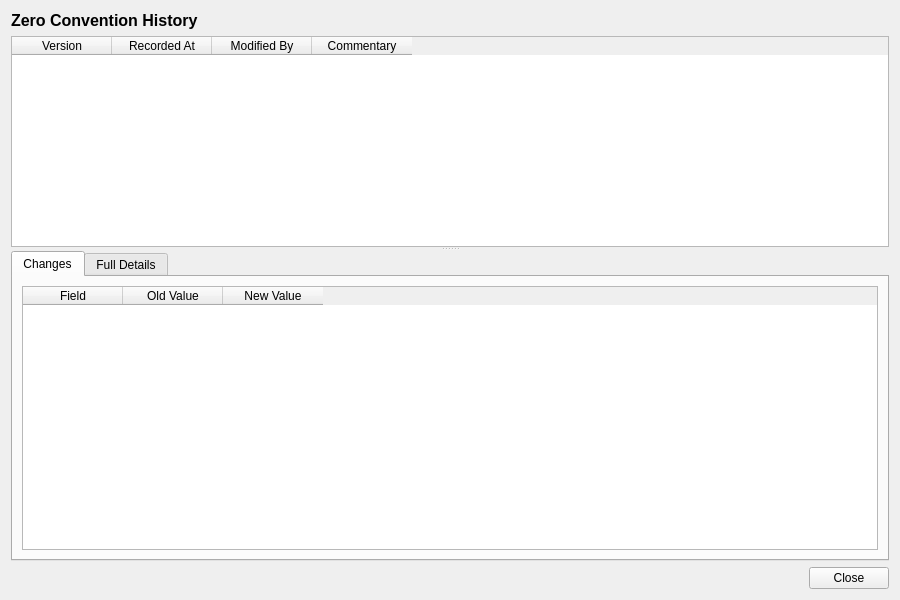
<?xml version="1.0" encoding="UTF-8"?>
<ui version="4.0">
 <class>ZeroConventionHistoryDialog</class>
 <widget class="QWidget" name="ZeroConventionHistoryDialog">
  <property name="geometry">
   <rect>
    <x>0</x>
    <y>0</y>
    <width>900</width>
    <height>600</height>
   </rect>
  </property>
  <property name="windowTitle">
   <string>Zero Convention History</string>
  </property>
  <layout class="QVBoxLayout" name="verticalLayout">
   <item>
    <widget class="QLabel" name="titleLabel">
     <property name="font">
      <font>
       <pointsize>12</pointsize>
       <bold>true</bold>
      </font>
     </property>
     <property name="text">
      <string>Zero Convention History</string>
     </property>
    </widget>
   </item>
   <item>
    <widget class="QSplitter" name="splitter">
     <property name="orientation">
      <enum>Qt::Vertical</enum>
     </property>
     <widget class="QTableWidget" name="versionListWidget">
      <property name="minimumHeight">
       <number>150</number>
      </property>
      <property name="maximumHeight">
       <number>250</number>
      </property>
      <property name="alternatingRowColors">
       <bool>true</bool>
      </property>
      <property name="editTriggers">
       <set>QAbstractItemView::NoEditTriggers</set>
      </property>
      <property name="selectionMode">
       <enum>QAbstractItemView::SingleSelection</enum>
      </property>
      <property name="selectionBehavior">
       <enum>QAbstractItemView::SelectRows</enum>
      </property>
      <column>
       <property name="text">
        <string>Version</string>
       </property>
      </column>
      <column>
       <property name="text">
        <string>Recorded At</string>
       </property>
      </column>
      <column>
       <property name="text">
        <string>Modified By</string>
       </property>
      </column>
      <column>
       <property name="text">
        <string>Commentary</string>
       </property>
      </column>
     </widget>
     <widget class="QWidget" name="detailWidget">
      <layout class="QVBoxLayout" name="detailLayout">
       <property name="leftMargin">
        <number>0</number>
       </property>
       <property name="topMargin">
        <number>0</number>
       </property>
       <property name="rightMargin">
        <number>0</number>
       </property>
       <property name="bottomMargin">
        <number>0</number>
       </property>
       <item>
        <widget class="QTabWidget" name="tabWidget">
         <property name="currentIndex">
          <number>0</number>
         </property>
         <widget class="QWidget" name="changesTab">
          <attribute name="title">
           <string>Changes</string>
          </attribute>
          <layout class="QVBoxLayout" name="changesTabLayout">
           <item>
            <widget class="QTableWidget" name="changesTableWidget">
             <property name="editTriggers">
              <set>QAbstractItemView::NoEditTriggers</set>
             </property>
             <property name="alternatingRowColors">
              <bool>true</bool>
             </property>
             <property name="selectionMode">
              <enum>QAbstractItemView::SingleSelection</enum>
             </property>
             <property name="selectionBehavior">
              <enum>QAbstractItemView::SelectRows</enum>
             </property>
             <column>
              <property name="text">
               <string>Field</string>
              </property>
             </column>
             <column>
              <property name="text">
               <string>Old Value</string>
              </property>
             </column>
             <column>
              <property name="text">
               <string>New Value</string>
              </property>
             </column>
            </widget>
           </item>
          </layout>
         </widget>
         <widget class="QWidget" name="fullDetailsTab">
          <attribute name="title">
           <string>Full Details</string>
          </attribute>
          <layout class="QVBoxLayout" name="fullDetailsTabLayout">
           <item>
            <widget class="QScrollArea" name="scrollArea">
             <property name="widgetResizable">
              <bool>true</bool>
             </property>
             <widget class="QWidget" name="scrollAreaWidgetContents">
              <property name="geometry">
               <rect>
                <x>0</x>
                <y>0</y>
                <width>560</width>
                <height>450</height>
               </rect>
              </property>
              <layout class="QFormLayout" name="formLayout">
               <item row="0" column="0">
                <widget class="QLabel" name="idLabel">
                 <property name="text">
                  <string>Id:</string>
                 </property>
                </widget>
               </item>
               <item row="0" column="1">
                <widget class="QLabel" name="idValue">
                 <property name="text">
                  <string/>
                 </property>
                </widget>
               </item>
               <item row="1" column="0">
                <widget class="QLabel" name="day_count_fractionLabel">
                 <property name="text">
                  <string>Day Count Fraction:</string>
                 </property>
                </widget>
               </item>
               <item row="1" column="1">
                <widget class="QLabel" name="dayCountFractionValue">
                 <property name="text">
                  <string/>
                 </property>
                </widget>
               </item>
               <item row="2" column="0">
                <widget class="QLabel" name="compoundingLabel">
                 <property name="text">
                  <string>Compounding:</string>
                 </property>
                </widget>
               </item>
               <item row="2" column="1">
                <widget class="QLabel" name="compoundingValue">
                 <property name="text">
                  <string/>
                 </property>
                </widget>
               </item>
               <item row="3" column="0">
                <widget class="QLabel" name="compounding_frequencyLabel">
                 <property name="text">
                  <string>Compounding Frequency:</string>
                 </property>
                </widget>
               </item>
               <item row="3" column="1">
                <widget class="QLabel" name="compoundingFrequencyValue">
                 <property name="text">
                  <string/>
                 </property>
                </widget>
               </item>
               <item row="4" column="0">
                <widget class="QLabel" name="tenor_calendarLabel">
                 <property name="text">
                  <string>Tenor Calendar:</string>
                 </property>
                </widget>
               </item>
               <item row="4" column="1">
                <widget class="QLabel" name="tenorCalendarValue">
                 <property name="text">
                  <string/>
                 </property>
                </widget>
               </item>
               <item row="5" column="0">
                <widget class="QLabel" name="spot_calendarLabel">
                 <property name="text">
                  <string>Spot Calendar:</string>
                 </property>
                </widget>
               </item>
               <item row="5" column="1">
                <widget class="QLabel" name="spotCalendarValue">
                 <property name="text">
                  <string/>
                 </property>
                </widget>
               </item>
               <item row="6" column="0">
                <widget class="QLabel" name="roll_conventionLabel">
                 <property name="text">
                  <string>Roll Convention:</string>
                 </property>
                </widget>
               </item>
               <item row="6" column="1">
                <widget class="QLabel" name="rollConventionValue">
                 <property name="text">
                  <string/>
                 </property>
                </widget>
               </item>
               <item row="7" column="0">
                <widget class="QLabel" name="versionNumberLabel">
                 <property name="text">
                  <string>Version:</string>
                 </property>
                </widget>
               </item>
               <item row="7" column="1">
                <widget class="QLabel" name="versionNumberValue">
                 <property name="text">
                  <string/>
                 </property>
                </widget>
               </item>
               <item row="8" column="0">
                <widget class="QLabel" name="modifiedByLabel">
                 <property name="text">
                  <string>Modified By:</string>
                 </property>
                </widget>
               </item>
               <item row="8" column="1">
                <widget class="QLabel" name="modifiedByValue">
                 <property name="text">
                  <string/>
                 </property>
                </widget>
               </item>
               <item row="9" column="0">
                <widget class="QLabel" name="recordedAtLabel">
                 <property name="text">
                  <string>Recorded At:</string>
                 </property>
                </widget>
               </item>
               <item row="9" column="1">
                <widget class="QLabel" name="recordedAtValue">
                 <property name="text">
                  <string/>
                 </property>
                </widget>
               </item>
               <item row="10" column="0">
                <widget class="QLabel" name="changeCommentaryLabel">
                 <property name="text">
                  <string>Change Commentary:</string>
                 </property>
                </widget>
               </item>
               <item row="10" column="1">
                <widget class="QLabel" name="changeCommentaryValue">
                 <property name="text">
                  <string/>
                 </property>
                 <property name="wordWrap">
                  <bool>true</bool>
                 </property>
                </widget>
               </item>
              </layout>
             </widget>
            </widget>
           </item>
          </layout>
         </widget>
        </widget>
       </item>
      </layout>
     </widget>
    </widget>
   </item>
   <item>
    <layout class="QHBoxLayout" name="buttonLayout">
     <item>
      <spacer name="horizontalSpacer">
       <property name="orientation">
        <enum>Qt::Horizontal</enum>
       </property>
       <property name="sizeHint" stdset="0">
        <size><width>40</width><height>20</height></size>
       </property>
      </spacer>
     </item>
     <item>
      <widget class="QPushButton" name="closeButton">
       <property name="text">
        <string>Close</string>
       </property>
      </widget>
     </item>
    </layout>
   </item>
  </layout>
 </widget>
 <resources/>
 <connections/>
</ui>
